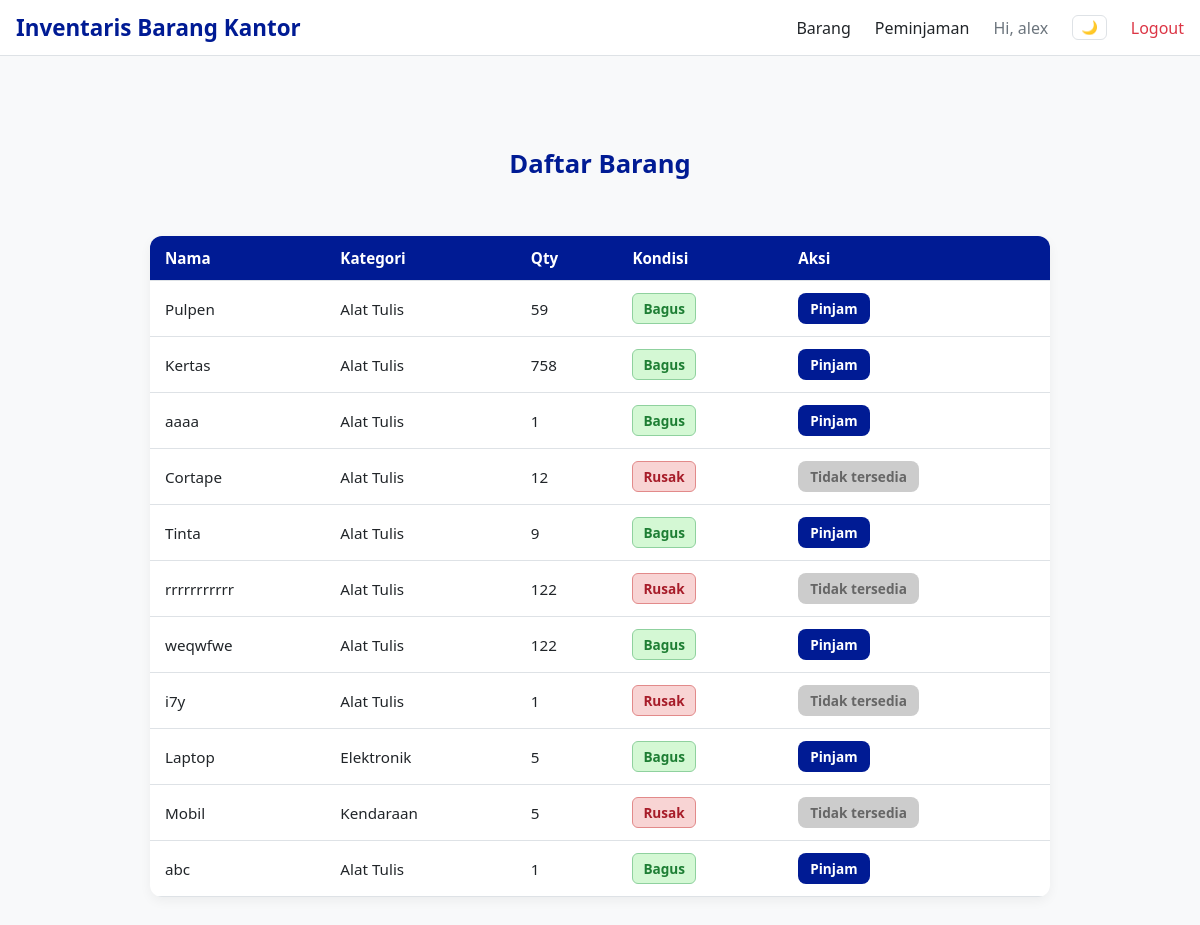
Page /?url=karyawan/items (signed in) on the earlier database version.
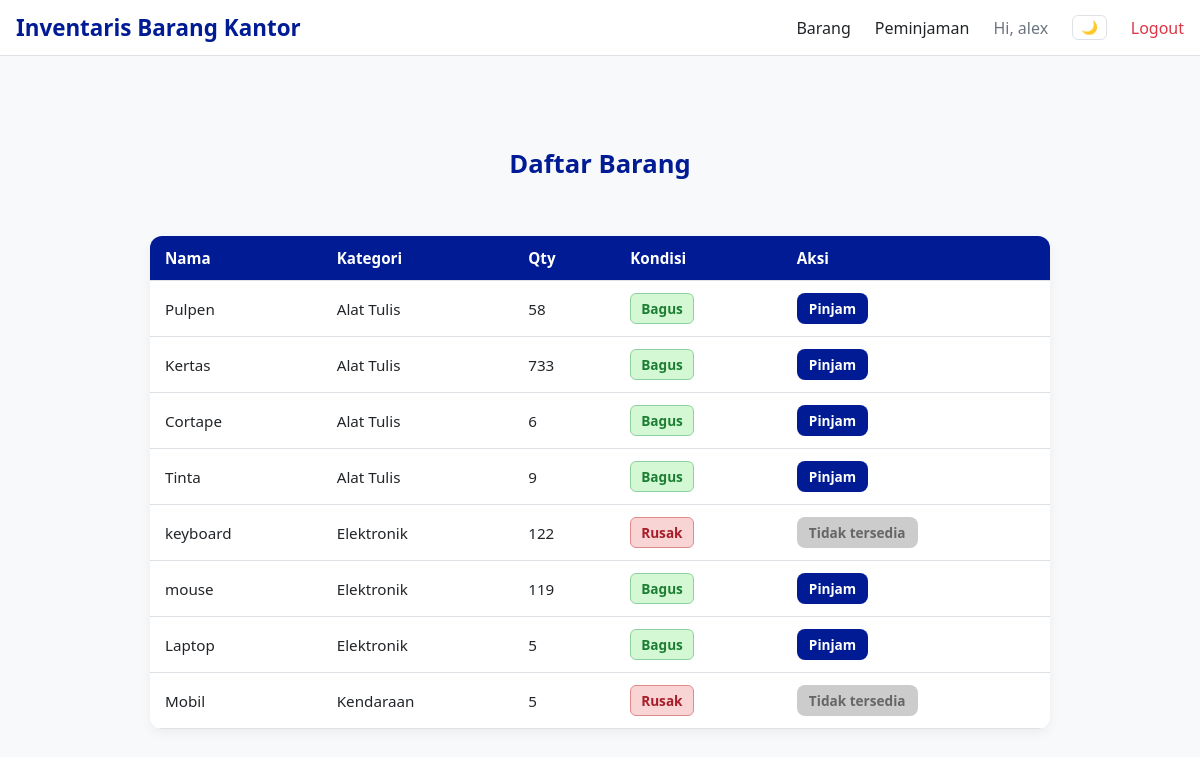
Same page on the later database version.
### tables this page shows
CREATE TABLE `items` (
  `id` int(11) NOT NULL,
  `category_id` int(11) NOT NULL,
  `name` varchar(150) NOT NULL,
  `quantity` int(11) NOT NULL DEFAULT 0,
  `description` text DEFAULT NULL,
  `condition` enum('bagus','rusak') NOT NULL DEFAULT 'bagus'
);

CREATE TABLE `categories` (
  `id` int(11) NOT NULL,
  `name` varchar(100) NOT NULL
);

### app/controllers/KaryawanController.php (called while the page is built, shortened)
<?php
require_once __DIR__.'/../models/Item.php';
class KaryawanController {
    protected $itemModel,$loanModel;
    public function __construct(){ $this->itemModel=new Item(); $this->loanModel=new Loan(); if(!isset($_SESSION['user'])){ header('Location:?url=login'); exit; } }
    public function items(){ $items=$this->itemModel->all(); require __DIR__.'/../views/karyawan/items.php'; }
}

### config/database.php (called while the page is built)
<?php
return [ 'host'=>'127.0.0.1','db'=>'inventaris12','user'=>'root','pass'=>'','charset'=>'utf8mb4' ];

### app/models/Model.php (called while the page is built, shortened)
<?php
class Model
{
    public function __construct()
    {
        $cfg = require __DIR__ . '/../../config/database.php';
        $dsn = "mysql:host={$cfg['host']};dbname={$cfg['db']};charset={$cfg['charset']}";
        $this->pdo = new PDO(
            $dsn,
            $cfg['user'],
            $cfg['pass'],
            [
                PDO::ATTR_ERRMODE => PDO::ERRMODE_EXCEPTION
            ]
        );
    }
}

### app/models/Item.php (called while the page is built, shortened)
<?php
require_once __DIR__ . '/Model.php';
class Item extends Model
{
    public function all()
    {
        $sql = "SELECT items.*, categories.name AS category_name
                FROM items
                JOIN categories ON items.category_id = categories.id";
        return $this->pdo->query($sql)->fetchAll(PDO::FETCH_ASSOC);
    }
}

### app/views/karyawan/items.php (the view, shortened to what this page needs)
<?php require __DIR__.'/../layout/header.php'; ?>
<div class="page-header">
  <h3>Daftar Barang</h3>
</div>
<div class="table-wrapper">
  <table>
    <thead>
      <tr>
        <th>Nama</th>
        <th>Kategori</th>
        <th>Qty</th>
        <th>Kondisi</th>
        <th>Aksi</th>
      </tr>
    </thead>
    <tbody>
      <?php foreach($items as $it): ?>
        <tr>
          <td><?= htmlspecialchars($it['name']) ?></td>
          <td><?= htmlspecialchars($it['category_name']) ?></td>
          <td><?= $it['quantity'] ?></td>
          <td>
            <span class="kondisi <?= strtolower($it['condition']) ?>">
              <?= htmlspecialchars($it['condition']) ?>
            </span>
          </td>
          <td>
            <?php if (strtolower($it['condition']) === 'bagus'): ?>
              <a class="btn-sm btn-success" href="?url=karyawan/loanForm&id=<?= $it['id'] ?>">
                Pinjam
              </a>
            <?php else: ?>
              <span class="btn-sm" style="background:#ccc; color:#666; cursor:not-allowed;">
                Tidak tersedia
              </span>
            <?php endif; ?>
          </td>
        </tr>
      <?php endforeach; ?>
    </tbody>
  </table>
</div>
<?php require __DIR__.'/../layout/footer.php'; ?>

### index.php (shortened to what this page needs)
<?php
require_once __DIR__ . '/app/controllers/AdminController.php';
require_once __DIR__ . '/app/controllers/KaryawanController.php';
$url = $_GET['url'] ?? 'home';
$parts = explode('/', $url);
$controller = $parts[0];
switch($controller){
    case 'karyawan':
        $k = new KaryawanController();
        $action = $parts[1] ?? 'dashboard';
        if ($action === 'items') $k->items();
        break;
}

### app/views/layout/header.php (shortened to what this page needs)
<!doctype html>
<html lang="en">
<head>
</head>
<body>
<nav class="navbar">
<div class="navbar-container">
<a class="navbar-brand" href="?url=dashboard">Inventaris Barang Kantor</a>
<div class="nav-links" id="navLinks">
<?php if(isset($_SESSION['user'])): ?>
<?php if($_SESSION['user']['role']==='admin'): ?>
<a href="?url=admin/items">Barang</a>
<a href="?url=admin/categories">Kategori</a>
<a href="?url=admin/employees">Karyawan</a>
<a href="?url=admin/loans">Peminjaman</a>
<?php else: ?>
<a href="?url=karyawan/items">Barang</a>
<a href="?url=karyawan/loans">Peminjaman</a>
<?php endif; ?>
<span class="nav-user">Hi, <?= htmlspecialchars($_SESSION['user']['name']) ?></span>
<button class="dark-toggle" id="darkToggle">🌙</button>
<a href="?url=logout" class="text-danger">Logout</a>
<?php endif; ?>
</div>
</div>
</nav>
</body>
</html>

### app/views/layout/footer.php (shortened to what this page needs)
<link rel="stylesheet" href="https://cdnjs.cloudflare.com/ajax/libs/font-awesome/6.4.0/css/all.min.css">

### app/views/layout/header.php (style rules this page uses)
:root { --primary:#001b94ff; --danger:#dc3545; --bg:#f8f9fa; --white:#fff; --text:#212529; --text-light:#6c757d; --border:#dee2e6; }
* { box-sizing:border-box; }
body { margin:0; font-family:'Segoe UI',Arial,sans-serif; background-color:var(--bg); color:var(--text); padding-top:70px; transition:background-color 0.3s,color 0.3s; }
a { text-decoration:none;color:var(--text); }
.navbar { position:fixed;top:0;width:100%;background-color:var(--white);border-bottom:1px solid var(--border);z-index:1000;transition:background-color 0.3s,color 0.3s; }
.navbar-container { max-width:1200px;margin:auto;padding:0.75rem 1rem;display:flex;justify-content:space-between;align-items:center; }
.navbar-brand { font-weight:700;font-size:1.4rem;color:var(--primary); }
.nav-links { display:flex;align-items:center;gap:1.5rem; }
.nav-user { color:var(--text-light); }
.text-danger { color:var(--danger); }
.dark-toggle { background:none;border:1px solid var(--border);border-radius:6px;padding:4px 8px;cursor:pointer;color:var(--text); }

### app/views/karyawan/items.php (style rules this page uses)
.page-header { max-width: 900px; margin: 40px auto 20px; padding: 10px 0; text-align: center; }
.page-header h3 { font-size: 1.6rem; color: var(--primary); font-weight: 700; }
.table-wrapper { max-width: 900px; margin: 0 auto 40px; background-color: var(--white); border-radius: 12px; overflow-x: auto; box-shadow: 0 4px 12px rgba(0,0,0,0.05); }
table { width: 100%; border-collapse: collapse; font-family: inherit; }
thead { background-color: var(--primary); color: #fff; }
th, td { padding: 12px 15px; text-align: left; border-bottom: 1px solid var(--border); font-size: 0.95rem; }
.btn-sm { padding: 6px 12px; border-radius: 8px; font-size: 0.85rem; font-weight: 600; color: #fff; text-decoration: none; display: inline-block; transition: background-color 0.2s ease, transform 0.1s ease; }
.btn-success { background-color: var(--primary); border: none; }
.kondisi { font-weight: 700; padding: 5px 10px; border-radius: 6px; display: inline-block; text-transform: capitalize; font-size: 0.85rem; }
.kondisi.bagus { background-color: #d4f8d4; color: #1e7e34; border: 1px solid #8fd19e; }
.kondisi.rusak { background-color: #f8d4d4; color: #a71d2a; border: 1px solid #e28a8a; }

Differences in the rows shown:
removed items: name "aaaa", category.name "Alat Tulis", quantity "1", condition "Bagus"
removed items: name "i7y", category.name "Alat Tulis", quantity "1", condition "Rusak", shows "Tidak tersedia"
removed items: name "abc", category.name "Alat Tulis", quantity "1", condition "Bagus"
changed items "Pulpen": quantity "59" → "58"
changed items "Kertas": quantity "758" → "733"
changed items "Cortape": quantity "12" → "6"; condition "Rusak" → "Bagus"; condition "Tidak tersedia" → "Pinjam"
changed items: name "rrrrrrrrrrr" → "keyboard"; category.name "Alat Tulis" → "Elektronik"
changed items: name "weqwfwe" → "mouse"; category.name "Alat Tulis" → "Elektronik"; quantity "122" → "119"
